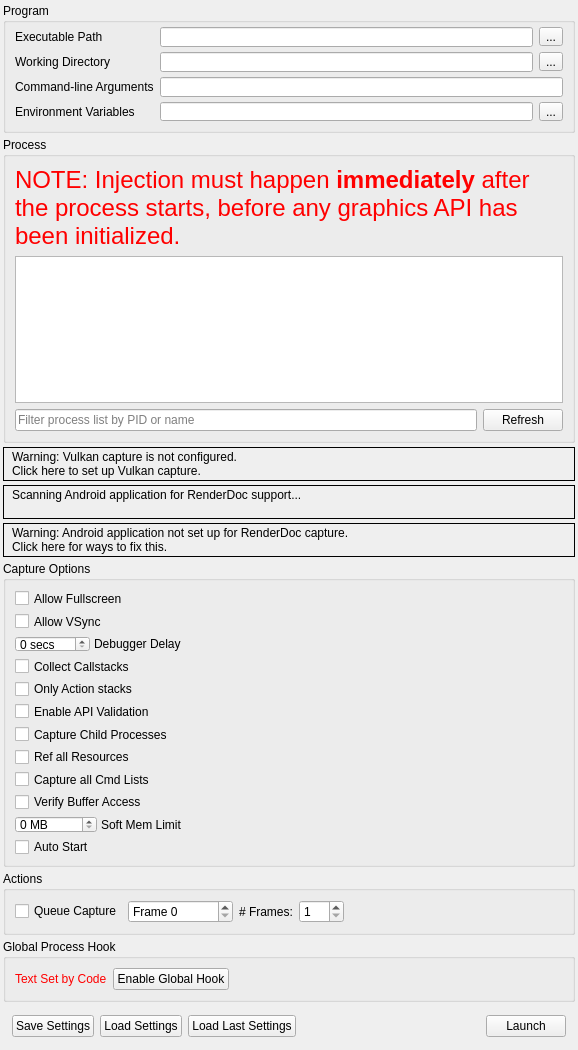
<?xml version="1.0" encoding="UTF-8"?>
<ui version="4.0">
 <class>CaptureDialog</class>
 <widget class="QFrame" name="CaptureDialog">
  <property name="geometry">
   <rect>
    <x>0</x>
    <y>0</y>
    <width>578</width>
    <height>1025</height>
   </rect>
  </property>
  <property name="windowTitle">
   <string>Launch Application</string>
  </property>
  <layout class="QVBoxLayout" name="verticalLayout">
   <property name="spacing">
    <number>4</number>
   </property>
   <property name="leftMargin">
    <number>3</number>
   </property>
   <property name="topMargin">
    <number>3</number>
   </property>
   <property name="rightMargin">
    <number>3</number>
   </property>
   <property name="bottomMargin">
    <number>3</number>
   </property>
   <item>
    <widget class="QGroupBox" name="exeGroup">
     <property name="sizePolicy">
      <sizepolicy hsizetype="Preferred" vsizetype="Minimum">
       <horstretch>0</horstretch>
       <verstretch>0</verstretch>
      </sizepolicy>
     </property>
     <property name="minimumSize">
      <size>
       <width>250</width>
       <height>130</height>
      </size>
     </property>
     <property name="title">
      <string>Program</string>
     </property>
     <layout class="QGridLayout" name="gridLayout">
      <property name="topMargin">
       <number>4</number>
      </property>
      <item row="0" column="0">
       <widget class="QLabel" name="exePathLabel">
        <property name="toolTip">
         <string>Browse for an executable file</string>
        </property>
        <property name="text">
         <string>Executable Path</string>
        </property>
       </widget>
      </item>
      <item row="0" column="2">
       <widget class="RDLineEdit" name="exePath">
        <property name="minimumSize">
         <size>
          <width>0</width>
          <height>20</height>
         </size>
        </property>
        <property name="toolTip">
         <string>Browse for an executable file</string>
        </property>
       </widget>
      </item>
      <item row="0" column="3">
       <widget class="QToolButton" name="exePathBrowse">
        <property name="toolTip">
         <string>Browse for an executable file</string>
        </property>
        <property name="text">
         <string>...</string>
        </property>
       </widget>
      </item>
      <item row="1" column="0">
       <widget class="QLabel" name="workDirLabel">
        <property name="toolTip">
         <string>Browse for a working directory</string>
        </property>
        <property name="text">
         <string>Working Directory</string>
        </property>
       </widget>
      </item>
      <item row="1" column="2">
       <widget class="RDLineEdit" name="workDirPath">
        <property name="minimumSize">
         <size>
          <width>0</width>
          <height>20</height>
         </size>
        </property>
        <property name="toolTip">
         <string>Browse for a working directory</string>
        </property>
       </widget>
      </item>
      <item row="1" column="3">
       <widget class="QToolButton" name="workDirBrowse">
        <property name="toolTip">
         <string>Browse for a working directory</string>
        </property>
        <property name="text">
         <string>...</string>
        </property>
       </widget>
      </item>
      <item row="2" column="0">
       <widget class="QLabel" name="cmdLineLabel">
        <property name="toolTip">
         <string>The command-line that will be passed to the executable on launch</string>
        </property>
        <property name="text">
         <string>Command-line Arguments</string>
        </property>
       </widget>
      </item>
      <item row="2" column="2" colspan="2">
       <widget class="RDLineEdit" name="cmdline">
        <property name="minimumSize">
         <size>
          <width>0</width>
          <height>20</height>
         </size>
        </property>
        <property name="toolTip">
         <string>The command-line that will be passed to the executable on launch</string>
        </property>
       </widget>
      </item>
      <item row="3" column="0">
       <widget class="QLabel" name="envVarLabel">
        <property name="toolTip">
         <string>The environment variables for the executable</string>
        </property>
        <property name="text">
         <string>Environment Variables</string>
        </property>
       </widget>
      </item>
      <item row="3" column="2">
       <widget class="QLineEdit" name="envVar">
        <property name="toolTip">
         <string>The environment variables for the executable</string>
        </property>
        <property name="readOnly">
         <bool>true</bool>
        </property>
       </widget>
      </item>
      <item row="3" column="3">
       <widget class="QToolButton" name="envVarEdit">
        <property name="toolTip">
         <string>The environment variables for the executable</string>
        </property>
        <property name="text">
         <string>...</string>
        </property>
       </widget>
      </item>
     </layout>
    </widget>
   </item>
   <item>
    <widget class="QGroupBox" name="injectGroup">
     <property name="sizePolicy">
      <sizepolicy hsizetype="Preferred" vsizetype="Expanding">
       <horstretch>0</horstretch>
       <verstretch>100</verstretch>
      </sizepolicy>
     </property>
     <property name="minimumSize">
      <size>
       <width>250</width>
       <height>260</height>
      </size>
     </property>
     <property name="title">
      <string>Process</string>
     </property>
     <layout class="QGridLayout" name="gridLayout_2">
      <item row="0" column="0" colspan="2">
       <widget class="QLabel" name="processWarning">
        <property name="palette">
         <palette>
          <active>
           <colorrole role="WindowText">
            <brush brushstyle="SolidPattern">
             <color alpha="255">
              <red>255</red>
              <green>0</green>
              <blue>0</blue>
             </color>
            </brush>
           </colorrole>
          </active>
          <inactive>
           <colorrole role="WindowText">
            <brush brushstyle="SolidPattern">
             <color alpha="255">
              <red>255</red>
              <green>0</green>
              <blue>0</blue>
             </color>
            </brush>
           </colorrole>
          </inactive>
          <disabled>
           <colorrole role="WindowText">
            <brush brushstyle="SolidPattern">
             <color alpha="255">
              <red>106</red>
              <green>104</green>
              <blue>100</blue>
             </color>
            </brush>
           </colorrole>
          </disabled>
         </palette>
        </property>
        <property name="font">
         <font>
          <pointsize>18</pointsize>
         </font>
        </property>
        <property name="text">
         <string>NOTE: Injection must happen &lt;b&gt;immediately&lt;/b&gt; after the process starts, before any graphics API has been initialized.</string>
        </property>
        <property name="wordWrap">
         <bool>true</bool>
        </property>
       </widget>
      </item>
      <item row="1" column="0" colspan="2">
       <widget class="QTreeView" name="processList">
        <property name="sizePolicy">
         <sizepolicy hsizetype="Preferred" vsizetype="Expanding">
          <horstretch>0</horstretch>
          <verstretch>0</verstretch>
         </sizepolicy>
        </property>
        <property name="minimumSize">
         <size>
          <width>0</width>
          <height>100</height>
         </size>
        </property>
        <property name="editTriggers">
         <set>QAbstractItemView::NoEditTriggers</set>
        </property>
        <property name="indentation">
         <number>0</number>
        </property>
        <property name="rootIsDecorated">
         <bool>false</bool>
        </property>
        <property name="itemsExpandable">
         <bool>false</bool>
        </property>
        <property name="sortingEnabled">
         <bool>true</bool>
        </property>
       </widget>
      </item>
      <item row="2" column="0">
       <widget class="QLineEdit" name="processFilter">
        <property name="placeholderText">
         <string>Filter process list by PID or name</string>
        </property>
       </widget>
      </item>
      <item row="2" column="1">
       <widget class="QPushButton" name="processRefesh">
        <property name="text">
         <string>Refresh</string>
        </property>
       </widget>
      </item>
     </layout>
    </widget>
   </item>
   <item>
    <widget class="RDLabel" name="vulkanLayerWarn">
     <property name="cursor">
      <cursorShape>PointingHandCursor</cursorShape>
     </property>
     <property name="frameShape">
      <enum>QFrame::Box</enum>
     </property>
     <property name="text">
      <string>&lt;html&gt;&lt;head/&gt;&lt;body&gt;&lt;table&gt;&lt;tr&gt;&lt;td valign=&quot;middle&quot;&gt;&lt;img width=&quot;16&quot; src=&quot;:/information.png&quot;/&gt;&lt;/td&gt;&lt;td&gt;&lt;p&gt;Warning: Vulkan capture is not configured.&lt;br/&gt;Click here to set up Vulkan capture.&lt;/p&gt;&lt;/td&gt;&lt;/tr&gt;&lt;/table&gt;&lt;/body&gt;&lt;/html&gt;</string>
     </property>
     <property name="textFormat">
      <enum>Qt::RichText</enum>
     </property>
     <property name="margin">
      <number>3</number>
     </property>
    </widget>
   </item>
   <item>
    <widget class="RDLabel" name="androidScan">
     <property name="cursor">
      <cursorShape>PointingHandCursor</cursorShape>
     </property>
     <property name="frameShape">
      <enum>QFrame::Box</enum>
     </property>
     <property name="text">
      <string>&lt;html&gt;&lt;head/&gt;&lt;body&gt;&lt;table&gt;&lt;tr&gt;&lt;td valign=&quot;middle&quot;&gt;&lt;img width=&quot;16&quot; src=&quot;:/information.png&quot;/&gt;&lt;/td&gt;&lt;td valign=&quot;middle&quot;&gt;&lt;p&gt;Scanning Android application for RenderDoc support...&lt;br/&gt;&lt;/p&gt;&lt;/td&gt;&lt;/tr&gt;&lt;/table&gt;&lt;/body&gt;&lt;/html&gt;</string>
     </property>
     <property name="textFormat">
      <enum>Qt::RichText</enum>
     </property>
     <property name="margin">
      <number>3</number>
     </property>
    </widget>
   </item>
   <item>
    <widget class="RDLabel" name="androidWarn">
     <property name="cursor">
      <cursorShape>PointingHandCursor</cursorShape>
     </property>
     <property name="frameShape">
      <enum>QFrame::Box</enum>
     </property>
     <property name="text">
      <string>&lt;html&gt;&lt;head/&gt;&lt;body&gt;&lt;table&gt;&lt;tr&gt;&lt;td valign=&quot;middle&quot;&gt;&lt;img width=&quot;16&quot; src=&quot;:/information.png&quot;/&gt;&lt;/td&gt;&lt;td&gt;&lt;p&gt;Warning: Android application not set up for RenderDoc capture.&lt;br/&gt;Click here for ways to fix this.&lt;/p&gt;&lt;/td&gt;&lt;/tr&gt;&lt;/table&gt;&lt;/body&gt;&lt;/html&gt;</string>
     </property>
     <property name="textFormat">
      <enum>Qt::RichText</enum>
     </property>
     <property name="margin">
      <number>3</number>
     </property>
    </widget>
   </item>
   <item>
    <widget class="QGroupBox" name="optionsGroup">
     <property name="sizePolicy">
      <sizepolicy hsizetype="Preferred" vsizetype="Minimum">
       <horstretch>0</horstretch>
       <verstretch>0</verstretch>
      </sizepolicy>
     </property>
     <property name="title">
      <string>Capture Options</string>
     </property>
     <layout class="QVBoxLayout" name="verticalLayout_2">
      <item>
       <widget class="QCheckBox" name="AllowFullscreen">
        <property name="toolTip">
         <string>Allows the application to switch to full-screen mode</string>
        </property>
        <property name="text">
         <string>Allow Fullscreen</string>
        </property>
       </widget>
      </item>
      <item>
       <widget class="QCheckBox" name="AllowVSync">
        <property name="toolTip">
         <string>Allows the application to enable v-sync</string>
        </property>
        <property name="text">
         <string>Allow VSync</string>
        </property>
       </widget>
      </item>
      <item>
       <widget class="QFrame" name="DebuggerDelayFrame">
        <property name="sizePolicy">
         <sizepolicy hsizetype="Fixed" vsizetype="Preferred">
          <horstretch>0</horstretch>
          <verstretch>0</verstretch>
         </sizepolicy>
        </property>
        <property name="frameShape">
         <enum>QFrame::NoFrame</enum>
        </property>
        <property name="frameShadow">
         <enum>QFrame::Plain</enum>
        </property>
        <layout class="QHBoxLayout" name="horizontalLayout_3">
         <property name="spacing">
          <number>4</number>
         </property>
         <property name="leftMargin">
          <number>0</number>
         </property>
         <property name="topMargin">
          <number>0</number>
         </property>
         <property name="rightMargin">
          <number>0</number>
         </property>
         <property name="bottomMargin">
          <number>0</number>
         </property>
         <item>
          <widget class="QDoubleSpinBox" name="DelayForDebugger">
           <property name="sizePolicy">
            <sizepolicy hsizetype="Minimum" vsizetype="Fixed">
             <horstretch>0</horstretch>
             <verstretch>0</verstretch>
            </sizepolicy>
           </property>
           <property name="minimumSize">
            <size>
             <width>40</width>
             <height>0</height>
            </size>
           </property>
           <property name="toolTip">
            <string>Pauses for N seconds after launching the process, to allow a debugger to attach</string>
           </property>
           <property name="suffix">
            <string comment="seconds"> secs</string>
           </property>
           <property name="decimals">
            <number>0</number>
           </property>
           <property name="maximum">
            <double>120.000000000000000</double>
           </property>
           <property name="value">
            <double>0.000000000000000</double>
           </property>
          </widget>
         </item>
         <item>
          <widget class="QLabel" name="DebuggerDelayLabel">
           <property name="sizePolicy">
            <sizepolicy hsizetype="Fixed" vsizetype="Preferred">
             <horstretch>0</horstretch>
             <verstretch>0</verstretch>
            </sizepolicy>
           </property>
           <property name="toolTip">
            <string>Pauses for N seconds after launching the process, to allow a debugger to attach</string>
           </property>
           <property name="text">
            <string>Debugger Delay</string>
           </property>
          </widget>
         </item>
        </layout>
       </widget>
      </item>
      <item>
       <widget class="QCheckBox" name="CaptureCallstacks">
        <property name="toolTip">
         <string>Collect a callstack on every API call</string>
        </property>
        <property name="text">
         <string>Collect Callstacks</string>
        </property>
       </widget>
      </item>
      <item>
       <widget class="QCheckBox" name="CaptureCallstacksOnlyActions">
        <property name="toolTip">
         <string>Only collect callstacks on actions (draws, dispatches, clears, copies, etc)</string>
        </property>
        <property name="text">
         <string>Only Action stacks</string>
        </property>
       </widget>
      </item>
      <item>
       <widget class="QCheckBox" name="APIValidation">
        <property name="toolTip">
         <string>Initialise the graphics API with built-in validation enabled - allows capturing and reading of errors and warnings generated by the API's own debugging system</string>
        </property>
        <property name="text">
         <string>Enable API Validation</string>
        </property>
       </widget>
      </item>
      <item>
       <widget class="QCheckBox" name="HookIntoChildren">
        <property name="toolTip">
         <string>Hook into child processes - useful with launchers or similar intermediate processes</string>
        </property>
        <property name="text">
         <string>Capture Child Processes</string>
        </property>
       </widget>
      </item>
      <item>
       <widget class="QCheckBox" name="RefAllResources">
        <property name="toolTip">
         <string>Consider all resources to be included, even if unused in the capture frame</string>
        </property>
        <property name="text">
         <string>Ref all Resources</string>
        </property>
       </widget>
      </item>
      <item>
       <widget class="QCheckBox" name="CaptureAllCmdLists">
        <property name="toolTip">
         <string>When enabled, all deferred command lists will be saved even while idling. This has an overhead but ensures if you hold onto a list it will be captured.</string>
        </property>
        <property name="text">
         <string>Capture all Cmd Lists</string>
        </property>
       </widget>
      </item>
      <item>
       <widget class="QCheckBox" name="VerifyBufferAccess">
        <property name="toolTip">
         <string>When enabled, verify some buffer access on OpenGL and D3D11. This initialises buffers with undefined contents on creation to 0xdddddddd instead of 0x0, and verifies that Map() bounds are not overrun.</string>
        </property>
        <property name="text">
         <string>Verify Buffer Access</string>
        </property>
       </widget>
      </item>
      <item>
       <widget class="QFrame" name="SoftMemoryLimitFrame">
        <property name="sizePolicy">
         <sizepolicy hsizetype="Fixed" vsizetype="Preferred">
          <horstretch>0</horstretch>
          <verstretch>0</verstretch>
         </sizepolicy>
        </property>
        <property name="frameShape">
         <enum>QFrame::NoFrame</enum>
        </property>
        <property name="frameShadow">
         <enum>QFrame::Plain</enum>
        </property>
        <layout class="QHBoxLayout" name="SoftMemoryLimitLayout">
         <property name="spacing">
          <number>4</number>
         </property>
         <property name="leftMargin">
          <number>0</number>
         </property>
         <property name="topMargin">
          <number>0</number>
         </property>
         <property name="rightMargin">
          <number>0</number>
         </property>
         <property name="bottomMargin">
          <number>0</number>
         </property>
         <item>
          <widget class="QDoubleSpinBox" name="SoftMemoryLimit">
           <property name="sizePolicy">
            <sizepolicy hsizetype="Minimum" vsizetype="Fixed">
             <horstretch>0</horstretch>
             <verstretch>0</verstretch>
            </sizepolicy>
           </property>
           <property name="minimumSize">
            <size>
             <width>40</width>
             <height>0</height>
            </size>
           </property>
           <property name="toolTip">
            <string>Specifies a soft memory limit which some APIs may use to limit graphics memory use and use disk space instead for storing temporary data.</string>
           </property>
           <property name="suffix">
            <string comment="seconds"> MB</string>
           </property>
           <property name="decimals">
            <number>0</number>
           </property>
           <property name="maximum">
            <double>99999.000000000000000</double>
           </property>
           <property name="value">
            <double>0.000000000000000</double>
           </property>
          </widget>
         </item>
         <item>
          <widget class="QLabel" name="SoftMemoryLimitLabel">
           <property name="sizePolicy">
            <sizepolicy hsizetype="Fixed" vsizetype="Preferred">
             <horstretch>0</horstretch>
             <verstretch>0</verstretch>
            </sizepolicy>
           </property>
           <property name="toolTip">
            <string>Specifies a soft memory limit which some APIs may use to limit graphics memory use and use disk space instead for storing temporary data.</string>
           </property>
           <property name="text">
            <string>Soft Mem Limit</string>
           </property>
          </widget>
         </item>
        </layout>
       </widget>
      </item>
      <item>
       <widget class="QCheckBox" name="AutoStart">
        <property name="toolTip">
         <string>If these capture settings are saved &amp; run, auto start the capture instantly on load</string>
        </property>
        <property name="text">
         <string>Auto Start</string>
        </property>
       </widget>
      </item>
     </layout>
    </widget>
   </item>
   <item>
    <widget class="QGroupBox" name="actionGroup">
     <property name="sizePolicy">
      <sizepolicy hsizetype="Preferred" vsizetype="Minimum">
       <horstretch>0</horstretch>
       <verstretch>0</verstretch>
      </sizepolicy>
     </property>
     <property name="title">
      <string>Actions</string>
     </property>
     <layout class="QHBoxLayout" name="horizontalLayout_5">
      <item>
       <widget class="QCheckBox" name="queueFrameCap">
        <property name="text">
         <string>Queue Capture</string>
        </property>
       </widget>
      </item>
      <item>
       <widget class="QDoubleSpinBox" name="queuedFrame">
        <property name="sizePolicy">
         <sizepolicy hsizetype="Fixed" vsizetype="Fixed">
          <horstretch>0</horstretch>
          <verstretch>0</verstretch>
         </sizepolicy>
        </property>
        <property name="prefix">
         <string comment="Frame number" extracomment="To Capture">Frame </string>
        </property>
        <property name="suffix">
         <string/>
        </property>
        <property name="decimals">
         <number>0</number>
        </property>
        <property name="minimum">
         <double>0.000000000000000</double>
        </property>
        <property name="maximum">
         <double>4294967296.000000000000000</double>
        </property>
       </widget>
      </item>
      <item>
       <widget class="QLabel" name="numFramesLabel">
        <property name="sizePolicy">
         <sizepolicy hsizetype="Preferred" vsizetype="Preferred">
          <horstretch>0</horstretch>
          <verstretch>0</verstretch>
         </sizepolicy>
        </property>
        <property name="text">
         <string># Frames:</string>
        </property>
       </widget>
      </item>
      <item>
       <widget class="QDoubleSpinBox" name="numFrames">
        <property name="minimumSize">
         <size>
          <width>45</width>
          <height>0</height>
         </size>
        </property>
        <property name="decimals">
         <number>0</number>
        </property>
        <property name="minimum">
         <double>1.000000000000000</double>
        </property>
        <property name="maximum">
         <double>10.000000000000000</double>
        </property>
       </widget>
      </item>
      <item>
       <spacer name="ActionsSpacer">
        <property name="orientation">
         <enum>Qt::Horizontal</enum>
        </property>
        <property name="sizeHint" stdset="0">
         <size>
          <width>596</width>
          <height>20</height>
         </size>
        </property>
       </spacer>
      </item>
     </layout>
    </widget>
   </item>
   <item>
    <widget class="QGroupBox" name="globalGroup">
     <property name="sizePolicy">
      <sizepolicy hsizetype="Preferred" vsizetype="Minimum">
       <horstretch>0</horstretch>
       <verstretch>0</verstretch>
      </sizepolicy>
     </property>
     <property name="title">
      <string>Global Process Hook</string>
     </property>
     <layout class="QHBoxLayout" name="horizontalLayout_2">
      <item>
       <widget class="QLabel" name="globalLabel">
        <property name="palette">
         <palette>
          <active>
           <colorrole role="WindowText">
            <brush brushstyle="SolidPattern">
             <color alpha="255">
              <red>255</red>
              <green>0</green>
              <blue>0</blue>
             </color>
            </brush>
           </colorrole>
          </active>
          <inactive>
           <colorrole role="WindowText">
            <brush brushstyle="SolidPattern">
             <color alpha="255">
              <red>255</red>
              <green>0</green>
              <blue>0</blue>
             </color>
            </brush>
           </colorrole>
          </inactive>
          <disabled>
           <colorrole role="WindowText">
            <brush brushstyle="SolidPattern">
             <color alpha="255">
              <red>106</red>
              <green>104</green>
              <blue>100</blue>
             </color>
            </brush>
           </colorrole>
          </disabled>
         </palette>
        </property>
        <property name="text">
         <string>Text Set by Code</string>
        </property>
       </widget>
      </item>
      <item>
       <widget class="QPushButton" name="toggleGlobal">
        <property name="text">
         <string>Enable Global Hook</string>
        </property>
        <property name="checkable">
         <bool>true</bool>
        </property>
        <property name="checked">
         <bool>false</bool>
        </property>
       </widget>
      </item>
      <item>
       <spacer name="globalSpacer">
        <property name="orientation">
         <enum>Qt::Horizontal</enum>
        </property>
        <property name="sizeHint" stdset="0">
         <size>
          <width>587</width>
          <height>20</height>
         </size>
        </property>
       </spacer>
      </item>
     </layout>
    </widget>
   </item>
   <item>
    <widget class="QFrame" name="buttonsFrame">
     <property name="sizePolicy">
      <sizepolicy hsizetype="Preferred" vsizetype="Minimum">
       <horstretch>0</horstretch>
       <verstretch>0</verstretch>
      </sizepolicy>
     </property>
     <property name="frameShape">
      <enum>QFrame::NoFrame</enum>
     </property>
     <property name="frameShadow">
      <enum>QFrame::Plain</enum>
     </property>
     <layout class="QHBoxLayout" name="horizontalLayout">
      <item>
       <widget class="QPushButton" name="saveSettings">
        <property name="toolTip">
         <string>Save these capture settings to file to load later</string>
        </property>
        <property name="text">
         <string>Save Settings</string>
        </property>
       </widget>
      </item>
      <item>
       <widget class="QPushButton" name="loadSettings">
        <property name="sizePolicy">
         <sizepolicy hsizetype="Minimum" vsizetype="Fixed">
          <horstretch>0</horstretch>
          <verstretch>0</verstretch>
         </sizepolicy>
        </property>
        <property name="toolTip">
         <string>Load a saved set of capture settings</string>
        </property>
        <property name="text">
         <string>Load Settings</string>
        </property>
       </widget>
      </item>
      <item>
       <widget class="QPushButton" name="loadLastCapture">
        <property name="sizePolicy">
         <sizepolicy hsizetype="Minimum" vsizetype="Fixed">
          <horstretch>0</horstretch>
          <verstretch>0</verstretch>
         </sizepolicy>
        </property>
        <property name="toolTip">
         <string>Load the most recently used capture settings</string>
        </property>
        <property name="text">
         <string>Load Last Settings</string>
        </property>
       </widget>
      </item>
      <item>
       <spacer name="buttonsSpace">
        <property name="orientation">
         <enum>Qt::Horizontal</enum>
        </property>
        <property name="sizeType">
         <enum>QSizePolicy::Expanding</enum>
        </property>
        <property name="sizeHint" stdset="0">
         <size>
          <width>556</width>
          <height>20</height>
         </size>
        </property>
       </spacer>
      </item>
      <item>
       <widget class="QPushButton" name="launch">
        <property name="toolTip">
         <string>Launch the selected program with capture enabled</string>
        </property>
        <property name="text">
         <string>Launch</string>
        </property>
       </widget>
      </item>
     </layout>
    </widget>
   </item>
   <item>
    <spacer name="topVerticalSpacer">
     <property name="orientation">
      <enum>Qt::Vertical</enum>
     </property>
     <property name="sizeHint" stdset="0">
      <size>
       <width>0</width>
       <height>0</height>
      </size>
     </property>
    </spacer>
   </item>
  </layout>
 </widget>
 <customwidgets>
  <customwidget>
   <class>RDLabel</class>
   <extends>QLabel</extends>
   <header>Widgets/Extended/RDLabel.h</header>
  </customwidget>
  <customwidget>
   <class>RDLineEdit</class>
   <extends>QLineEdit</extends>
   <header>Widgets/Extended/RDLineEdit.h</header>
  </customwidget>
 </customwidgets>
 <resources/>
 <connections/>
</ui>
